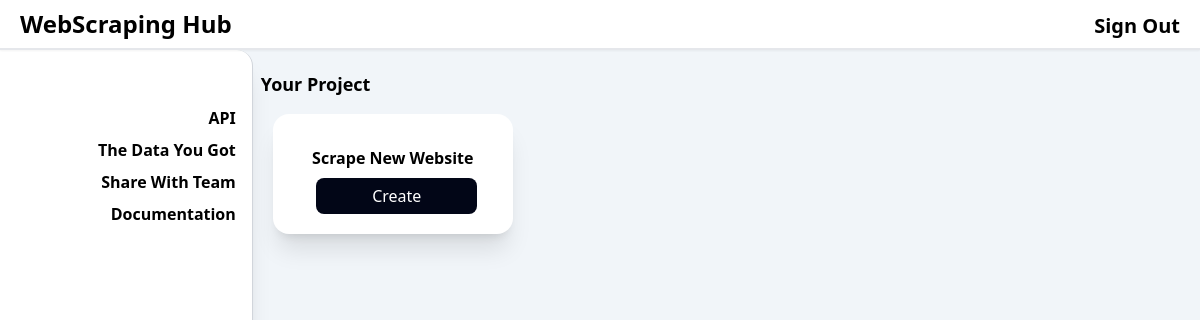
The app's page /home/ (signed in), older data.
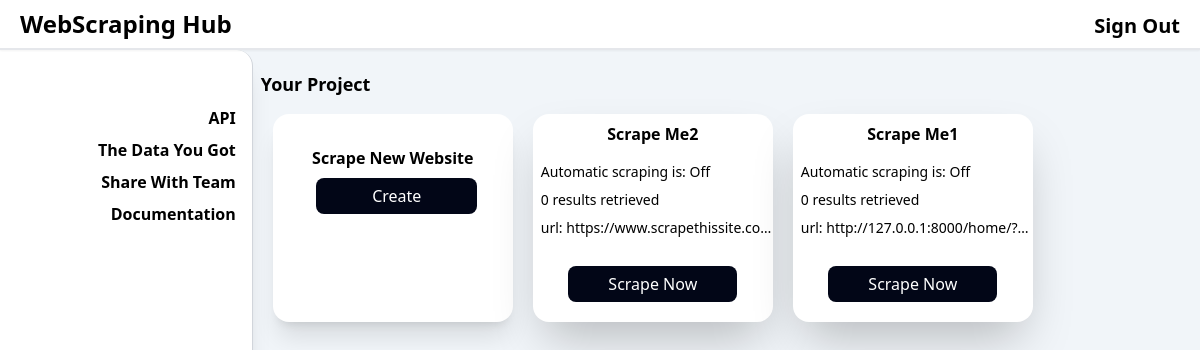
The same page, newer data.
### user_view/models.py (models this page shows)
class User_Project(models.Model):
    user_info = models.ForeignKey(User, on_delete=models.CASCADE)
    project_name = models.CharField(max_length=200)
    website_link = models.CharField(max_length=500)
    auto_run = models.IntegerField(default=0)
    total_data = models.IntegerField(default=0)

### user_view/views.py (the view)
# urls.py: 2. Add a URL to urlpatterns:  path('', views.home, name='home')
def home(request):
    if request.user.is_authenticated:
        user_projects = User_Project.objects.filter(user_info=request.user)
        return render(request, 'user_view/home_page/home_page.html', {'projects' : user_projects})
    return redirect('index')

### user_view/templates/user_view/home_page/home_page.html (shortened to what this page needs)
{% extends 'user_view/parts/base.html' %}
{% load static %}
{% block link %}
<link rel="stylesheet" href="{% static 'css/style.css' %}">
{% endblock %}
{% block nav_link %}
<li><a class="md:font-bold text-xl menu hover:cursor-pointer" href="{% url 'sign-out' %}">Sign Out</a></li>
{% endblock %}
{% block content %}
    <div class="container max-w-full flex h-screen bg-slate-100 ">
        <div class="container relative hidden md:block w-80 rounded-r-2xl border-r border-gray-300 h-screen bg-white shadow-xl">
            <ul class="absolute right-4 mt-14 text-end text-md font-bold">
                <li><a href="#">API</a></li>
                <li class="my-2"><a href="#">The Data You Got</a></li>
                <li class="mb-2"><a href="#">Share With Team</a></li>
                <li><a href="#">Documentation</a></li>
            </ul>
        </div>
        <div class="container max-w-full h-screen relative">
            <h1 class="text-lg font-bold mt-5 ml-2">Your Project</h1>
            <div class="container max-w-full flex justify-center md:justify-normal md:pl-5">
                <div class="flex flex-col md:flex-row md:flex-wrap">
                    <div  class=" mb-5 md:mr-5 container w-60 bg-white rounded-2xl mt-4 pt-8 pb-5 shadow-xl project-card">
                        <h2 class="text-center font-bold">Scrape New Website</h2>
                        <ul class="pl-2">
                            <div class="container max-w-full flex justify-center mt-2">
                                <a onclick="open_modal()" class="bg-slate-950 text-center text-white rounded-lg py-1.5 px-14 hover:cursor-pointer">Create</a>
                            </div>
                        </ul>
                    </div>
                    {% for project in projects %}
                        <div class="mb-5 md:mr-5 container w-60 bg-white rounded-2xl mt-4 pt-2 pb-5 shadow-2xl project-card">
                            <h2 class="text-center font-bold">{{project.project_name}}</h2>
                            <ul class="pl-2 mt-4">
                                {% if project.auto_run %}
                                    <li class="mt-2"><h3 class="text-sm">Automatic scraping is: {{project.auto_run}}h</h3></li>
                                {% else %}
                                    <li class="mt-2"><h3 class="text-sm">Automatic scraping is: Off</h3></li>
                                {% endif %}
                                <li class="my-2"><h3 class="text-sm">{{project.total_data}} results retrieved</h3></li>
                                <li"><h3 class="text-sm truncate ">url: {{project.website_link}}</h3></li>
                            </ul>
                            <div class="container max-w-full flex justify-center mt-7">
                                <a href="/scan/{{project.project_name}}" class="bg-slate-950 text-center text-white rounded-lg py-1.5 px-10">Scrape Now</a>
                            </div>
                        </div>
                    {% endfor %}
                </div>
            </div>
        </div>
    </div>
{% endblock %}

Row changes from the older to the newer data that the page shows:
added User_Project: project_name "Scrape Me2", auto_run "Automatic scraping is: Off", total_data "0", website_link "https://www.scrapethissite.co…"
added User_Project: project_name "Scrape Me1", auto_run "Automatic scraping is: Off", total_data "0", website_link "http://127.0.0.1:8000/home/?…"
